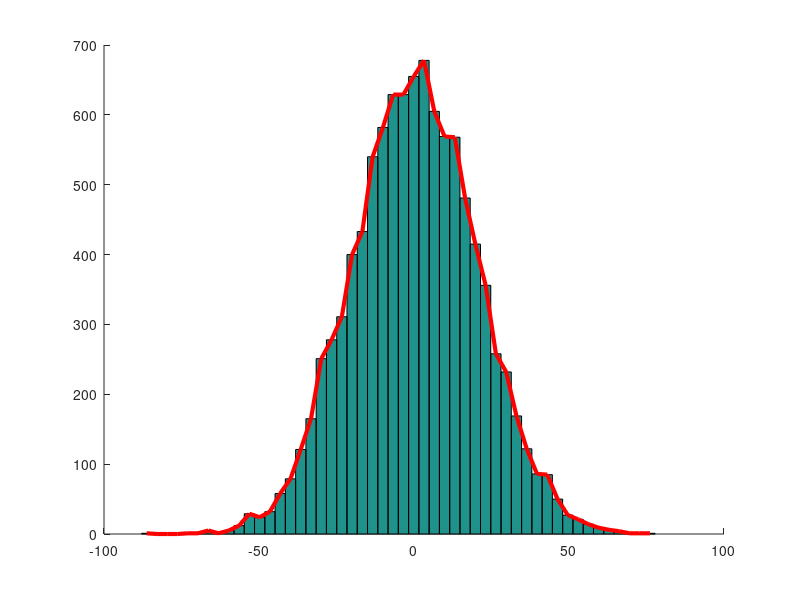

Source code (MATLAB):
std_m = 20;
x = std_m*randn(1e4,1);
%x = poissrnd(std_m,1e4,1);
nbins = 50;
[H, bins] = hist(x,nbins);
figure; hold on,
hist(x,nbins)
plot(bins,H,'r','LineWidth',3)
% the first trick to get rid of negative robabilities (in Hist)
H(H<=0) = eps;
pr_est = H/length(x);

entropy_theory = 1/2 * log2(2*pi*exp(1)*std_m^2)

% the second trick to normalize to the histogram bins
delta_bins = bins(2)-bins(1);
entropy_emprical = -sum(pr_est.*log2(pr_est/delta_bins))

%% Mutual information
% assume that you can estimate the ISI (i.e., x) with an approximation
% which is x_est = x + error
% I call it as p(out/in) because you can get the x_est only ig you are
% given the x

x_est = x + (std_m/10)*randn(size(x));





